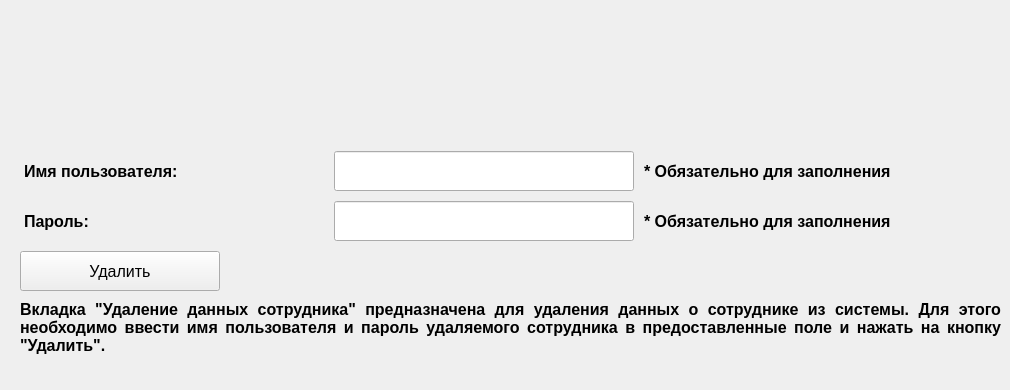
    <widget class="QWidget" name="tab_11">
     <attribute name="title">
      <string>Удаление данных сотрудника</string>
     </attribute>
     <widget class="QWidget" name="horizontalLayoutWidget_10">
      <property name="geometry">
       <rect>
        <x>20</x>
        <y>250</y>
        <width>981</width>
        <height>42</height>
       </rect>
      </property>
      <layout class="QHBoxLayout" name="horizontalLayout_189">
       <item>
        <widget class="QPushButton" name="user_delete_button">
         <property name="enabled">
          <bool>true</bool>
         </property>
         <property name="minimumSize">
          <size>
           <width>0</width>
           <height>40</height>
          </size>
         </property>
         <property name="maximumSize">
          <size>
           <width>200</width>
           <height>16777215</height>
          </size>
         </property>
         <property name="font">
          <font>
           <pointsize>12</pointsize>
          </font>
         </property>
         <property name="text">
          <string>Удалить</string>
         </property>
        </widget>
       </item>
       <item>
        <widget class="QLabel" name="user_delete_label">
         <property name="minimumSize">
          <size>
           <width>0</width>
           <height>40</height>
          </size>
         </property>
         <property name="font">
          <font>
           <pointsize>12</pointsize>
           <bold>true</bold>
          </font>
         </property>
         <property name="text">
          <string/>
         </property>
        </widget>
       </item>
      </layout>
     </widget>
     <widget class="QWidget" name="layoutWidget_32">
      <property name="geometry">
       <rect>
        <x>20</x>
        <y>150</y>
        <width>979</width>
        <height>42</height>
       </rect>
      </property>
      <layout class="QHBoxLayout" name="horizontalLayout_190">
       <item>
        <widget class="QLabel" name="username_delete_label">
         <property name="sizePolicy">
          <sizepolicy hsizetype="Fixed" vsizetype="Fixed">
           <horstretch>0</horstretch>
           <verstretch>0</verstretch>
          </sizepolicy>
         </property>
         <property name="minimumSize">
          <size>
           <width>300</width>
           <height>40</height>
          </size>
         </property>
         <property name="font">
          <font>
           <pointsize>12</pointsize>
           <bold>true</bold>
          </font>
         </property>
         <property name="text">
          <string>Имя пользователя:</string>
         </property>
        </widget>
       </item>
       <item>
        <widget class="QLineEdit" name="username_delete_edit">
         <property name="sizePolicy">
          <sizepolicy hsizetype="Fixed" vsizetype="Fixed">
           <horstretch>0</horstretch>
           <verstretch>0</verstretch>
          </sizepolicy>
         </property>
         <property name="minimumSize">
          <size>
           <width>300</width>
           <height>40</height>
          </size>
         </property>
         <property name="font">
          <font>
           <pointsize>12</pointsize>
          </font>
         </property>
        </widget>
       </item>
       <item>
        <widget class="QLabel" name="username_delete_note_label">
         <property name="sizePolicy">
          <sizepolicy hsizetype="Fixed" vsizetype="Fixed">
           <horstretch>0</horstretch>
           <verstretch>0</verstretch>
          </sizepolicy>
         </property>
         <property name="minimumSize">
          <size>
           <width>350</width>
           <height>40</height>
          </size>
         </property>
         <property name="font">
          <font>
           <pointsize>12</pointsize>
           <bold>true</bold>
          </font>
         </property>
         <property name="text">
          <string>* Обязательно для заполнения</string>
         </property>
        </widget>
       </item>
      </layout>
     </widget>
     <widget class="QWidget" name="layoutWidget_33">
      <property name="geometry">
       <rect>
        <x>20</x>
        <y>200</y>
        <width>979</width>
        <height>42</height>
       </rect>
      </property>
      <layout class="QHBoxLayout" name="horizontalLayout_191">
       <item>
        <widget class="QLabel" name="password_delete_label">
         <property name="sizePolicy">
          <sizepolicy hsizetype="Fixed" vsizetype="Fixed">
           <horstretch>0</horstretch>
           <verstretch>0</verstretch>
          </sizepolicy>
         </property>
         <property name="minimumSize">
          <size>
           <width>300</width>
           <height>40</height>
          </size>
         </property>
         <property name="font">
          <font>
           <pointsize>12</pointsize>
           <bold>true</bold>
          </font>
         </property>
         <property name="text">
          <string>Пароль:</string>
         </property>
        </widget>
       </item>
       <item>
        <widget class="QLineEdit" name="password_delete_edit">
         <property name="sizePolicy">
          <sizepolicy hsizetype="Fixed" vsizetype="Fixed">
           <horstretch>0</horstretch>
           <verstretch>0</verstretch>
          </sizepolicy>
         </property>
         <property name="minimumSize">
          <size>
           <width>300</width>
           <height>40</height>
          </size>
         </property>
         <property name="font">
          <font>
           <pointsize>12</pointsize>
          </font>
         </property>
        </widget>
       </item>
       <item>
        <widget class="QLabel" name="password_delete_note_label">
         <property name="sizePolicy">
          <sizepolicy hsizetype="Fixed" vsizetype="Fixed">
           <horstretch>0</horstretch>
           <verstretch>0</verstretch>
          </sizepolicy>
         </property>
         <property name="minimumSize">
          <size>
           <width>350</width>
           <height>40</height>
          </size>
         </property>
         <property name="font">
          <font>
           <pointsize>12</pointsize>
           <bold>true</bold>
          </font>
         </property>
         <property name="text">
          <string>* Обязательно для заполнения</string>
         </property>
        </widget>
       </item>
      </layout>
     </widget>
     <widget class="QLabel" name="user_delete_info_label">
      <property name="geometry">
       <rect>
        <x>20</x>
        <y>300</y>
        <width>981</width>
        <height>81</height>
       </rect>
      </property>
      <property name="font">
       <font>
        <pointsize>12</pointsize>
        <bold>true</bold>
       </font>
      </property>
      <property name="text">
       <string>Вкладка &quot;Удаление данных сотрудника&quot; предназначена для удаления данных о сотруднике из системы. Для этого необходимо ввести имя пользователя и пароль удаляемого сотрудника в предоставленные поле и нажать на кнопку &quot;Удалить&quot;.</string>
      </property>
      <property name="alignment">
       <set>Qt::AlignmentFlag::AlignJustify|Qt::AlignmentFlag::AlignTop</set>
      </property>
      <property name="wordWrap">
       <bool>true</bool>
      </property>
     </widget>
    </widget>
